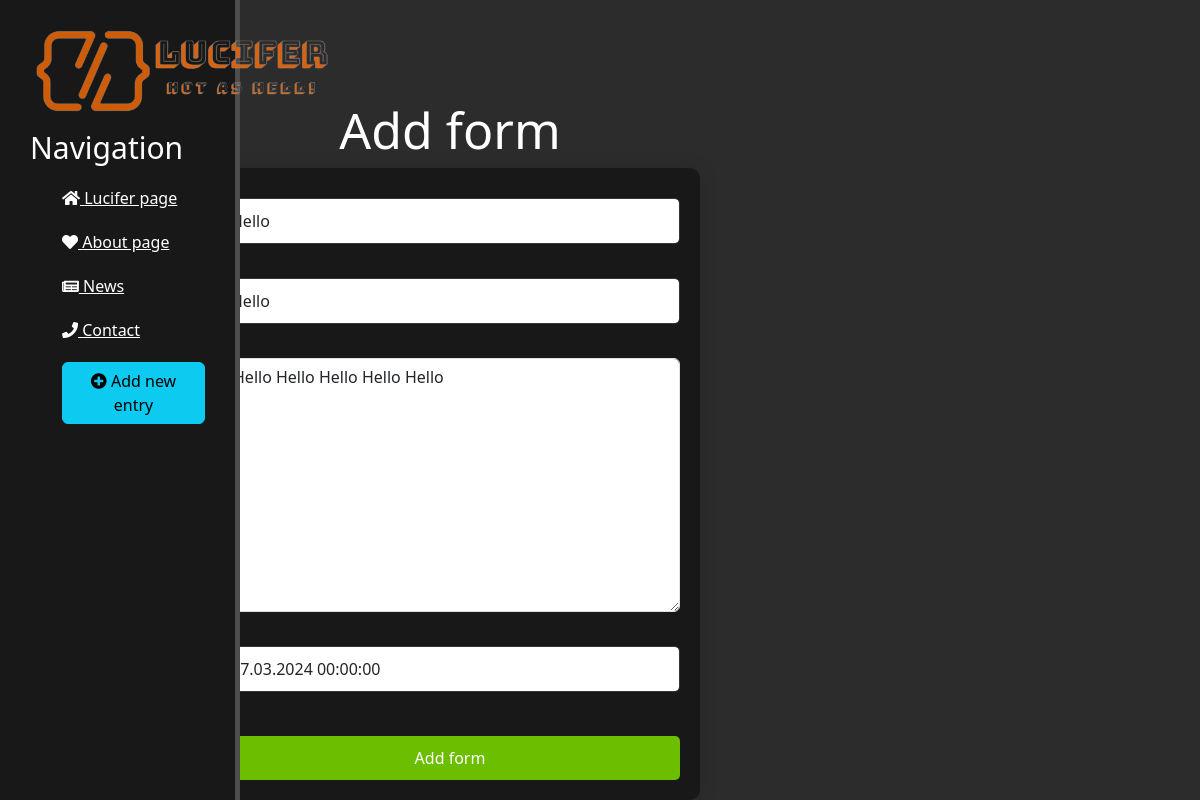
The page /news/6/update on the database its author committed.
### news/models.py (models this page shows, shortened)
class Artiles(models.Model):
    title = models.CharField('Lucifer', max_length=50)
    anons = models.CharField('Anons', max_length=250)
    full_text = models.TextField('Article')
    date = models.DateTimeField('Date of publication')
    class Meta:
        verbose_name = 'New'
        verbose_name_plural = 'News'

### news/views.py (the view)
# urls.py: path('<int:pk>/update', views.NewsUpdateView.as_view(), name='news-update'),
class NewsUpdateView(UpdateView):
    model = Artiles
    template_name = 'news/create.html'
    form_class = ArticlesForm

### news/forms.py
class ArticlesForm(ModelForm):
    class Meta:
        model = Artiles
        fields = ['title', 'anons', 'full_text', 'date']
        widgets = {
            "title": TextInput(attrs={
                'class': 'form-control',
                'placeholder': "Form name"
            }),
            "anons": TextInput(attrs={
                'class': 'form-control',
                'placeholder': "Anons"
            }),
            "date": DateTimeInput(attrs={
                'class': 'form-control',
                'placeholder': 'Publication date'
            }),
            "full_text": Textarea(attrs={
                'class': 'form-control',
                'placeholder': "Article text"
            }),
        }

### news/templates/news/create.html (shortened to what this page needs)
{% extends 'main/layout.html' %}
{% block content %}
    <div class="features">
        <h1>Add form</h1>
        <form method="post">
            {{ form.title }}<br>
            {{ form.anons }}<br>
            {{ form.full_text }}<br>
            {{ form.date }}<br>
            <button class="btn bnt-success" type="submit">Add form</button>
        </form>
    </div>
{% endblock %}

### main/static/main/css/main.css (style rules this page uses)
body { background-color: #2c2c2c; }
main .features { float: left; color: #fff; margin-top: 100px; text-align: center; width: 75%; }
main .features h1 { font-size: 50px; }
form { margin: 0 auto; max-width: 500px; padding: 20px; background-color: #181818; border-radius: 10px; box-shadow: 0 0 20px rgba(0, 0, 0, 0.1); }
form input[type="text"], form input[type="email"], form textarea { width: 100%; padding: 10px; margin-top: 10px; border: 1px solid #413232; border-radius: 5px; box-sizing: border-box; }
form button[type="submit"] { width: 100%; padding: 10px; margin-top: 20px; border: none; border-radius: 5px; background-color: #6cbe00; color: #fff; cursor: pointer; transition: background-color 0.3s ease; }

### rows shown on the page
Artiles: title "Hello", anons "Hello", full_text "Hello Hello Hello Hello Hello", date "27.03.2024 00:00:00"
